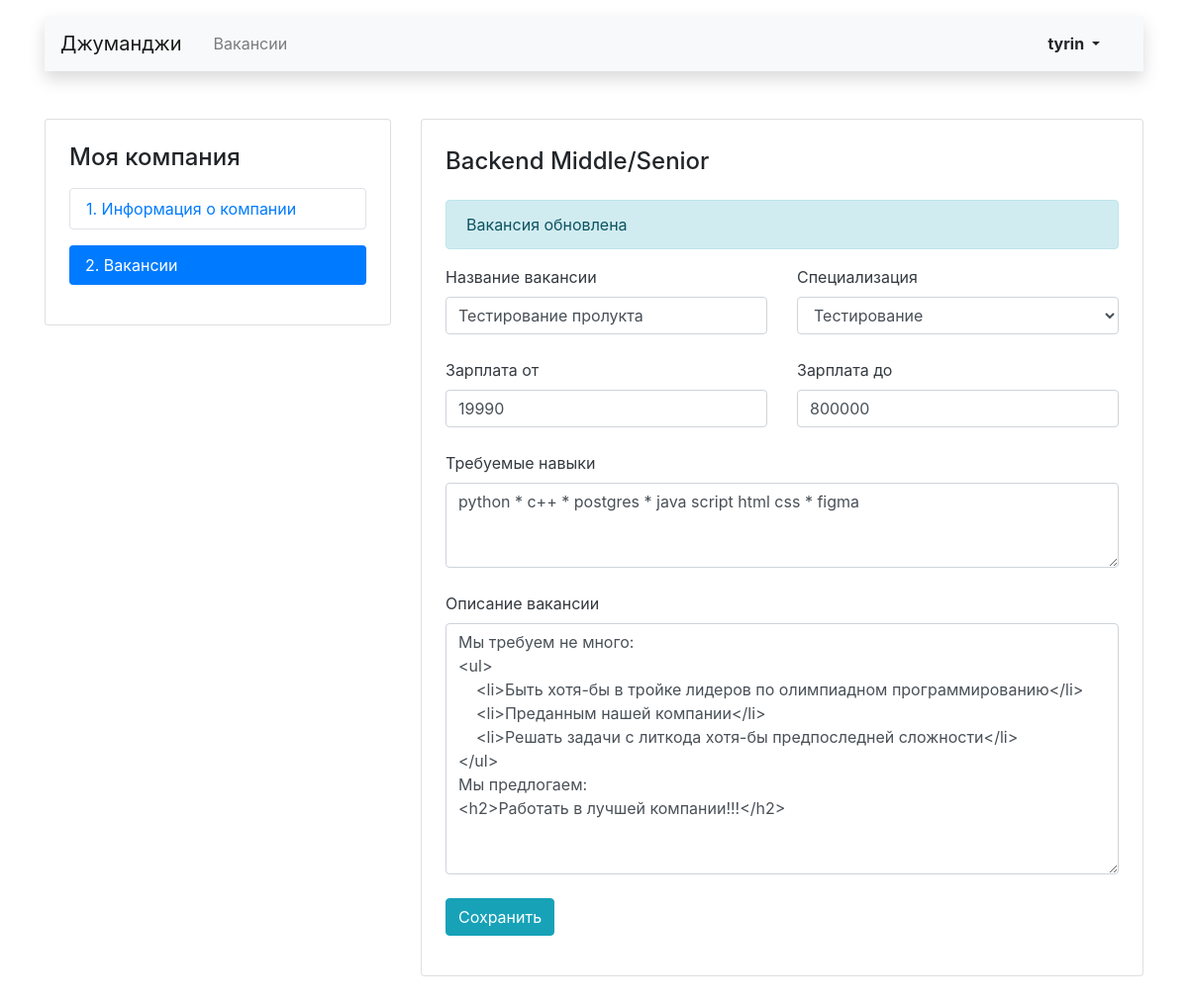
/user/mycompany/vacancies/9/ (signed in), run on an earlier commit of the app's database.
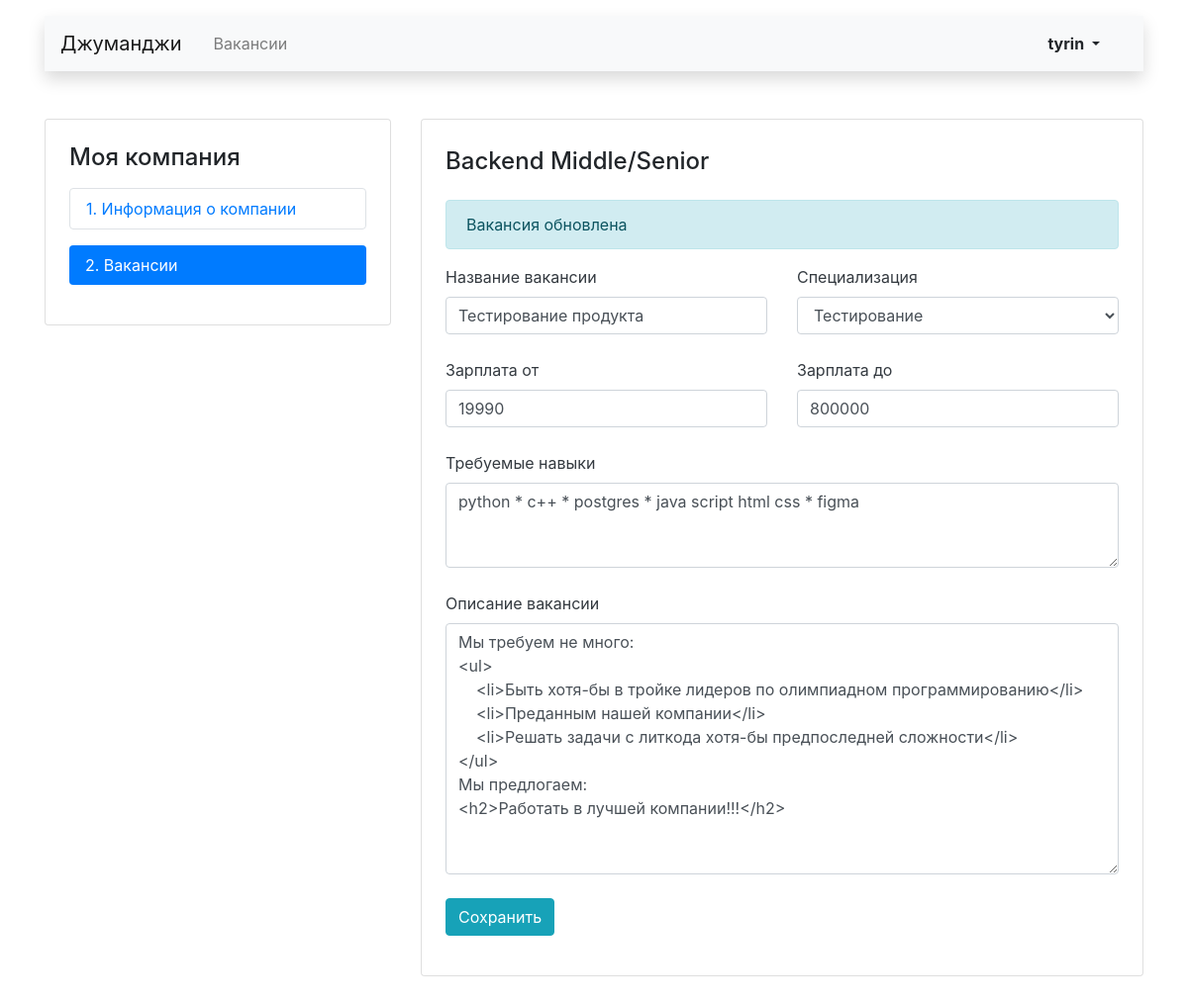
And on a later commit of the database.
### user_company/models.py (models this page shows, shortened)
class Vacancy(models.Model):
    title = models.CharField(max_length=150, verbose_name='Название')
    specialty = models.ForeignKey(
        'Specialty',
        on_delete=models.CASCADE,
        to_field="code",
        related_name="vacancies",
        verbose_name='Специализация'
    )
    company = models.ForeignKey(
        'Company',
        on_delete=models.CASCADE,
        related_name="vacancies",
        verbose_name='Компания',
    )
    skills = models.TextField(blank=True, verbose_name='Навыки')
    description = models.TextField(blank=True, verbose_name='Текст')
    salary_min = models.IntegerField(default=0, blank=True, verbose_name='Зарплата от')
    salary_max = models.IntegerField(default=0, blank=True, verbose_name='Зарплата до')
    published_at = models.DateField(auto_now_add=True, verbose_name='Опубликовано')
    class Meta:
        verbose_name = 'Вакансию'
        verbose_name_plural = 'Вакансии'
        ordering = ['id']

### user_company/views.py (the view)
# urls.py: path('vacancies/<int:vacancy_id>/', views.MyCompanyVacancyView.as_view(), name='my_company_vacancy'),
class MyCompanyVacancyView(MyCompanyMixin, UpdateView):
    form_class = MyCompanyVacancyForm
    template_name = 'user_company/mycompany_vacancy.html'
    def dispatch(self, request, *args, **kwargs):
        self.kwargs['user_company'] = self.user_has_companies(request.user)
        if self.kwargs['user_company'] is None:
            return redirect('my_company_start')
        return super().dispatch(request, *args, **kwargs)
    def get_object(self, queryset=None):
        company_vacancies = self.request.user.owner.vacancies.all()
        return get_object_or_404(company_vacancies, id=self.kwargs['vacancy_id'])

### user_company/forms.py
class MyCompanyVacancyForm(forms.ModelForm):
    class Meta:
        model = Vacancy
        fields = ('title', 'specialty', 'salary_min', 'salary_max', 'skills', 'description',)
        labels = {
            'title': 'Название вакансии',
            'skills': 'Требуемые навыки',
            'description': 'Описание вакансии',
        }
    def __init__(self, *args, **kwargs):
        super().__init__(*args, **kwargs)
        self.fields['specialty'].empty_label = 'Выбрать...'
        for name_field, field in self.fields.items():
                field.widget.attrs['class'] = 'form-control'
                if name_field == 'skills':
                    field.widget.attrs['rows'] = 3 # поля класса TextField в html(<textarea>) высоту и ширину изменяет атрибуты rows/cols

### user_company/models.py (called while the page is built)
    def __str__(self):
        return self.title

### user_company/utils.py (called while the page is built)
    def user_is_authenticated(self, user: User) -> User:
        if not user.is_authenticated and self.custom_raise_exception:
            raise PermissionDenied("403; Не авторизован")
        return user

### user_company/templates/user_company/mycompany_vacancy.html (shortened to what this page needs)
{% extends 'main_page_app/main_layout.html' %}
{% block custom_body %}
<main class="container mt-3 pb-5">
    <div class="row mt-5">
       {% include 'user_company/mycompany_nav.html' %}
        <div class="col-12 col-lg-8">
            <div class="card">
                <div class="card-body px-4 pb-4 tab-content">
                    <section>
                        <h2 class="h4 pt-2 pb-3">Backend Middle/Senior</h2>
                        <p class="alert alert-info" role="alert">Вакансия обновлена</p>
                        {% include 'user_company/template_vacancy_create_or_update.html' %}
                    </section>
                </div>
            </div>
        </div>
    </div>
</main>
{% endblock %}

### user_company/templates/user_company/template_vacancy_create_or_update.html (shortened to what this page needs)
<form action="" method="post">
    <div class="row">
        {% for field in form  %}
            <div class="col-12 {% if field.name not in 'skills,description' %}col-md-6{% endif %}">
                <div class="form-group pb-2">
                    <p class="mb-2 text-dark">{{ field.label }}</p>
                    {{ field }}
                </div>
            </div>
        {% endfor %}
    </div>
    <div class="form-group">
        <button type="submit" class="btn btn-info">
            {% if 'create' in request.path %}Создать{% else %}Сохранить{% endif %}
        </button>
    </div>
</form>

What changed in the data, as far as the page shows it:
changed Vacancy "Тестирование": title "Тестирование пролукта" → "Тестирование продукта"
